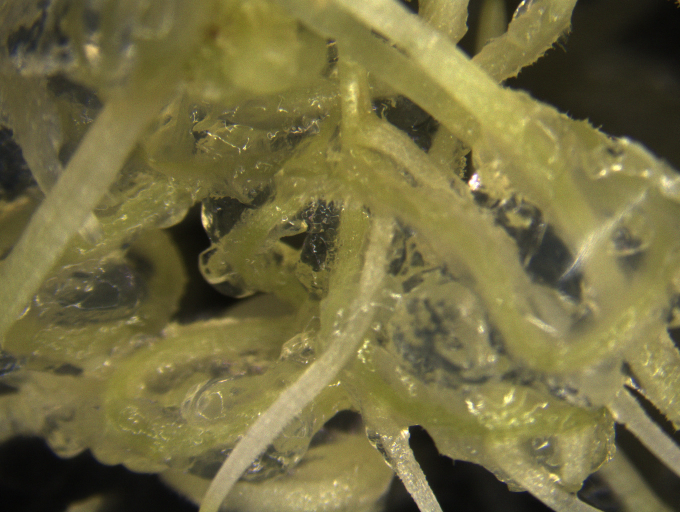
#> input picture Documents/cambridge/rotation_2/source_images/43224_LSH2oe_bf_1.jpeg, 1360 x 1024 px, given in place of 1205-2_1_close.jpg, which was not available (shown at 1/2 size)
$ python make_1205_figure.py
#> lines starting #> are read from the running program, lines starting #| are printed output that depends on the picture; pictures that were not available may be replaced by others from this repository, and a replacement may not be noted
#!/usr/bin/env python3
"""
make_1205_figure.py

Composite figure for EMS accession 1205-2, showing hypernodulation phenotype.

Layout:
  A (left, full height)  — overview of 1205-2(1) root system (JIC M2 phenotyping)
  B (top right)          — Keyence close-up, sibling 1: dense clustered nodules
  C (middle right)       — Keyence close-up, sibling 2: scattered small nodules
  D (bottom right)       — Wild-type JI2822 nodule morphology for comparison

Output: figures/ems_1205.png
"""

from pathlib import Path

import matplotlib
matplotlib.use("Agg")
import matplotlib.pyplot as plt
import matplotlib.gridspec as gridspec
import numpy as np
from PIL import Image

REPO     = Path(__file__).resolve().parent.parent
IMG_DIR  = REPO / "source_images"
OUT      = REPO / "figures" / "ems_1205.png"

OVERVIEW = IMG_DIR / "1205-2_1_close.jpg"
SIB1     = IMG_DIR / "1205-2-1_keyence.jpg"
SIB2     = IMG_DIR / "1205-2-3_keyence.jpg"
WT       = IMG_DIR / "cool random keyence images" / "2026_03_10_JI-5-2000005.jpg"


def load(path, rotate=0):
#> called with rotate = 90
    img = Image.open(path).convert("RGB")
#> img is the input picture: PIL image 1360x1024 RGB; mean R, G, B 115.4, 108.2, 64.3
    if rotate:
        img = img.rotate(rotate, expand=True)
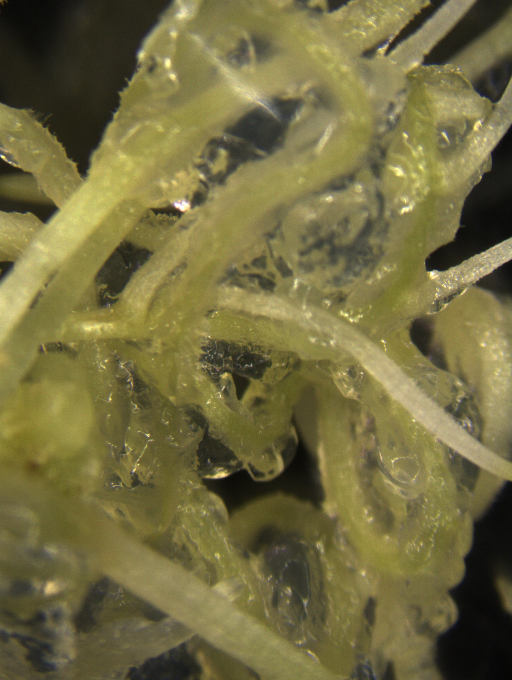
#> img: PIL image 1024x1360 RGB (shown at 1/2 size); mean R, G, B 115.4, 108.2, 64.3
    return np.array(img)


def panel_letter(ax, letter, fontsize=16, color="black"):
    ax.text(
        0.025, 0.975, letter,
        transform=ax.transAxes,
        fontsize=fontsize, fontweight="bold", color=color,
        va="top", ha="left",
    )


def clean_ax(ax):
    ax.set_xticks([])
    ax.set_yticks([])
    for sp in ax.spines.values():
        sp.set_visible(False)


overview = load(OVERVIEW, rotate=90)
# Crop: remove left 30% and bottom 30%; right and top borders unchanged
_h, _w = overview.shape[:2]
overview = overview[0:int(0.7 * _h), int(0.3 * _w):]
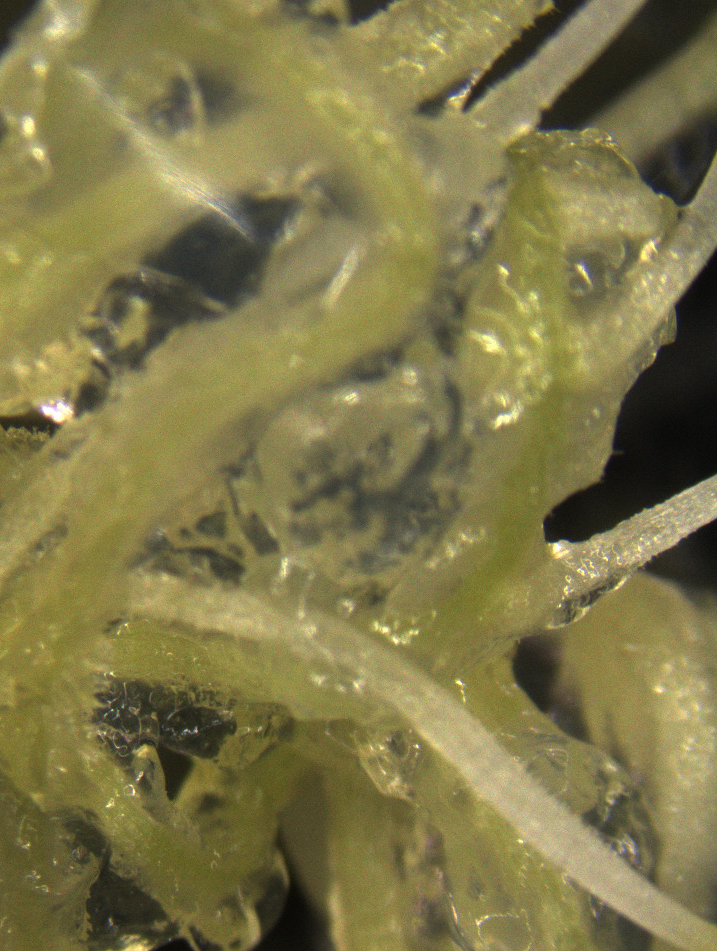
#> overview: shape (951, 717, 3); mean of channels 0, 1, 2 127.1, 119.3, 73.4; drawn as R, G, B
sib1     = load(SIB1)
#> call 2 of load, with rotate = 0
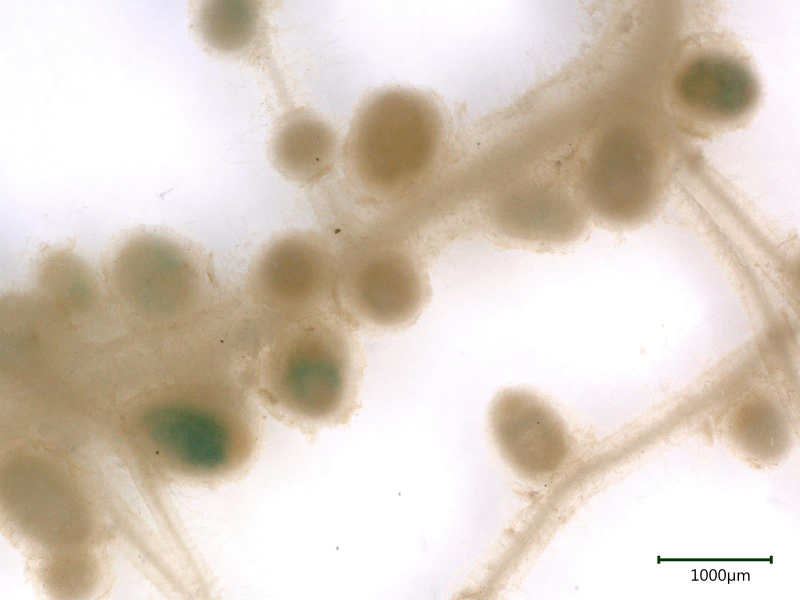
#> input picture Documents/cambridge/rotation_2/source_images/1205-2-1_keyence.jpg, 1600 x 1200 px (shown at 1/2 size)
#> in load, img is the input picture: PIL image 1600x1200 RGB; mean R, G, B 218.6, 207, 194.8
sib2     = load(SIB2)
#> call 3 of load, with rotate = 0
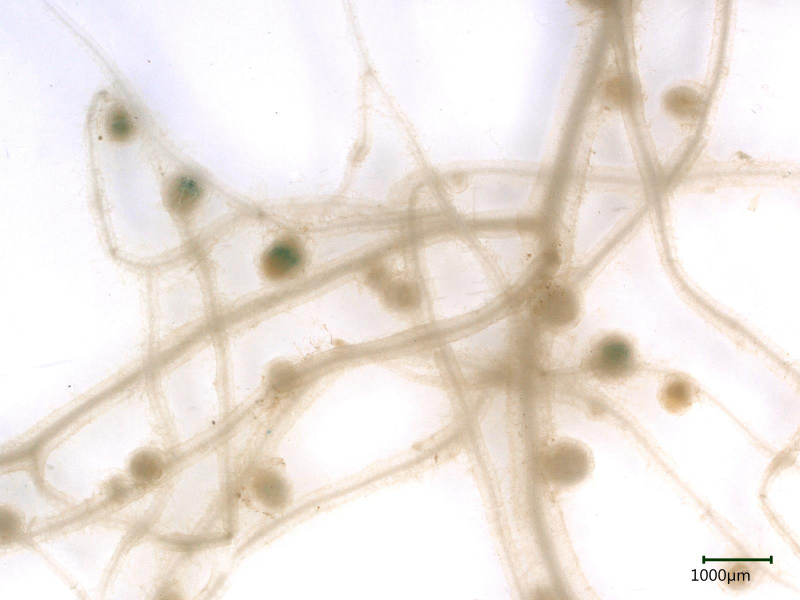
#> input picture Documents/cambridge/rotation_2/source_images/1205-2-3_keyence.jpg, 1600 x 1200 px (shown at 1/2 size)
#> in load, img is the input picture: PIL image 1600x1200 RGB; mean R, G, B 237.9, 229.8, 223.4
wt       = load(WT)
#> call 4 of load, with rotate = 0
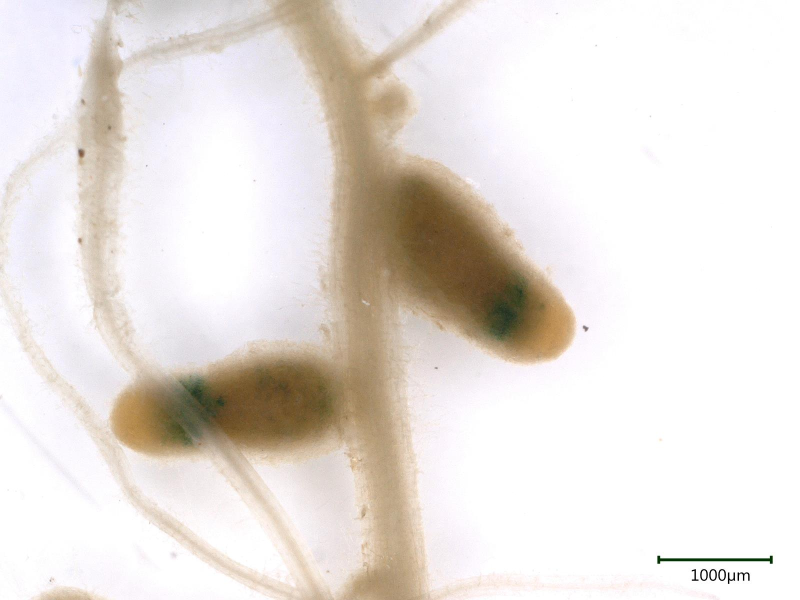
#> input picture Documents/cambridge/rotation_2/source_images/cool random keyence images/2026_03_10_JI-5-2000005.jpg, 1600 x 1200 px (shown at 1/2 size)
#> in load, img is the input picture: PIL image 1600x1200 RGB; mean R, G, B 231.3, 224.8, 219.7

fig = plt.figure(figsize=(12, 10), facecolor="white")
gs  = gridspec.GridSpec(3, 2, figure=fig,
                        width_ratios=[1.35, 1],
                        hspace=0.04, wspace=0.04,
                        left=0.01, right=0.99,
                        top=0.97, bottom=0.02)

ax_a = fig.add_subplot(gs[:, 0])   # full-height left
ax_b = fig.add_subplot(gs[0, 1])   # top right
ax_c = fig.add_subplot(gs[1, 1])   # middle right
ax_d = fig.add_subplot(gs[2, 1])   # bottom right (WT)

ax_a.imshow(overview)
ax_b.imshow(sib1)
ax_c.imshow(sib2)
ax_d.imshow(wt)

# Scale bar for panel A: 5 cm = 1058 px (10 cm = 2116 px in original)
h, w = overview.shape[:2]
#> h = 951; w = 717
bar_len = 1058
bar_x0  = w * 0.95 - bar_len
#> bar_x0 = -376.9
bar_y   = h * 0.94
#> bar_y = 893.9
bar_h   = h * 0.007
#> bar_h = 6.66
ax_a.add_patch(plt.Rectangle((bar_x0, bar_y), bar_len, bar_h,
                              color="white", zorder=5))
ax_a.text(bar_x0 + bar_len / 2, bar_y - h * 0.012, "5 cm",
          color="white", ha="center", va="bottom",
          fontsize=11, fontweight="bold", zorder=5)

def panel_label(ax, label, color="black"):
    ax.text(
        0.975, 0.975, label,
        transform=ax.transAxes,
        fontsize=13, fontweight="bold", color=color,
        va="top", ha="right",
    )

panel_letter(ax_a, "A", color="white")
panel_letter(ax_b, "B")
panel_letter(ax_c, "C")
panel_letter(ax_d, "D")
panel_label(ax_a, "1205-2 (1)", color="white")
panel_label(ax_b, "1205-2 (1)")
panel_label(ax_c, "1205-2 (2)")
panel_label(ax_d, "JI2822")

for ax in (ax_a, ax_b, ax_c, ax_d):
    clean_ax(ax)

fig.savefig(OUT, dpi=200, bbox_inches="tight")
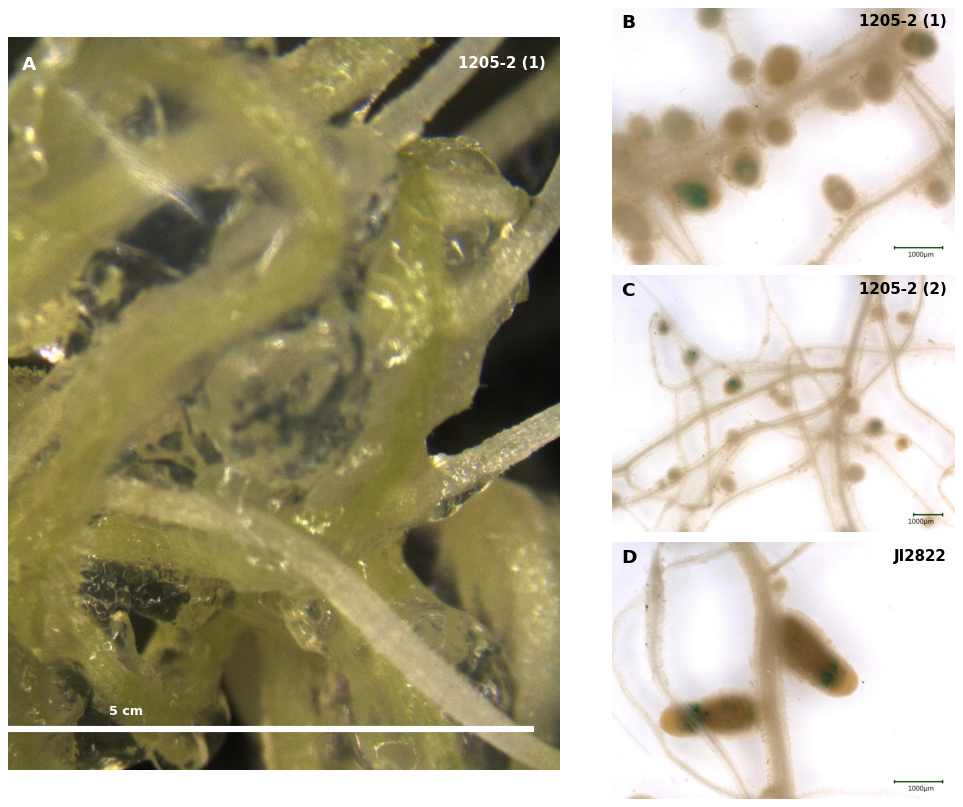
#> figure drawn by matplotlib, 4 panels
plt.close(fig)
print(f"Saved  {OUT.relative_to(REPO)}")
